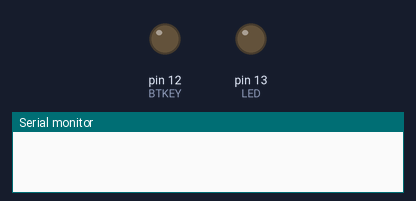
The sketch below on a simulated Arduino Uno, built with avr-gcc and run on an emulated ATmega328P. Shown: output pins drawn as LEDs (lit = HIGH), the last lines printed to the serial monitor. The modem accepts every AT command (registered, SIM ready, sends succeed) and sends nothing else.

Above: at 0.1 s.
At 1.1 s:
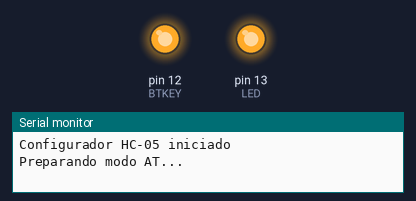
At 4.1 s:
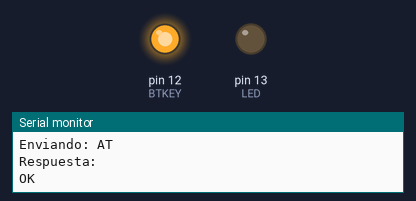
At 15.1 s:
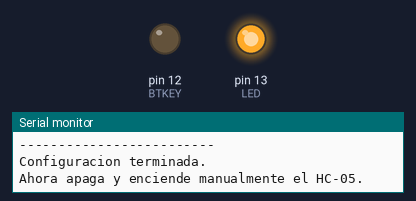
Timing chart, 0 to 16.6 s (numbered marks = the images above):
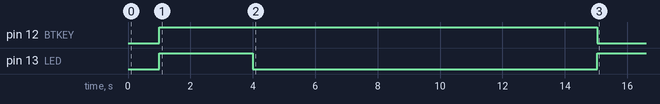

The sketch:

configurar_hc-05.ino
```cpp
#include <SoftwareSerial.h>

// Arduino RX, TX
// Pin 10 recibe desde TXD del HC-05
// Pin 11 envía hacia RXD del HC-05
SoftwareSerial BT(10, 11);

const int LED = 13;
const int BTKEY = 12;

const char nombreBT[] = "Brazalete-01";
const char pinBT[] = "2004";

void enviarComando(String comando, int espera = 1000) {
  Serial.print("Enviando: ");
  Serial.println(comando);

  BT.print(comando);
  BT.print("\r\n");

  unsigned long inicio = millis();
  bool huboRespuesta = false;

  Serial.println("Respuesta:");

  while (millis() - inicio < espera) {
    while (BT.available()) {
      char c = BT.read();
      Serial.write(c);
      huboRespuesta = true;
    }
  }

  if (!huboRespuesta) {
    Serial.print("[SIN RESPUESTA]");
  }

  Serial.println();
  Serial.println("-------------------------");
}

void setup() {
  pinMode(LED, OUTPUT);
  pinMode(BTKEY, OUTPUT);

  Serial.begin(9600);
  delay(1000);

  Serial.println("Configurador HC-05 iniciado");
  Serial.println("Preparando modo AT...");

  digitalWrite(BTKEY, HIGH);

  // Modo AT completo del HC-05
  BT.begin(38400);
  BT.listen();

  digitalWrite(LED, HIGH);
  delay(3000);
  digitalWrite(LED, LOW);

  Serial.println("Enviando comandos AT...");

  // Prueba comunicación
  enviarComando("AT", 1000);

  // Ver versión del módulo
  enviarComando("AT+VERSION?", 1000);

  // Configura nombre visible
  enviarComando(String("AT+NAME=") + nombreBT, 1000);

  // Configura PIN
  enviarComando(String("AT+PSWD=") + pinBT, 1000);

  // Si AT+PSWD no responde OK, prueba luego con AT+PIN
  // enviarComando(String("AT+PIN=") + pinBT, 1000);

  // Modo Slave
  enviarComando("AT+ROLE=0", 1000);

  // Permite conexión desde cualquier dispositivo
  enviarComando("AT+CMODE=1", 1000);

  // Consultas antes de cambiar UART
  enviarComando("AT+NAME?", 1000);
  enviarComando("AT+PSWD?", 1000);
  enviarComando("AT+ROLE?", 1000);
  enviarComando("AT+CMODE?", 1000);

  // Deja UART para el final
  enviarComando("AT+UART=9600,0,0", 1000);

  // NO AT+RESET

  digitalWrite(BTKEY, LOW);
  digitalWrite(LED, HIGH);

  Serial.println("Configuracion terminada.");
  Serial.println("Ahora apaga y enciende manualmente el HC-05.");
  Serial.println("Luego carga el codigo normal usando BT.begin(9600).");
}

void loop() {
  if (Serial.available()) {
    BT.write(Serial.read());
  }

  if (BT.available()) {
    Serial.write(BT.read());
  }
}
```
